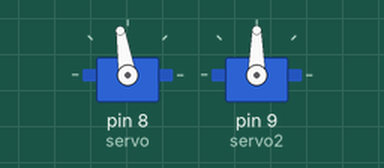
This sketch was run on a simulated Arduino Uno, built with avr-gcc and run on an emulated ATmega328P. Parts: 2 × servo.

Above: at 0.1 s.
Timing chart, 0 to 4.5 s (numbered marks = the images above):
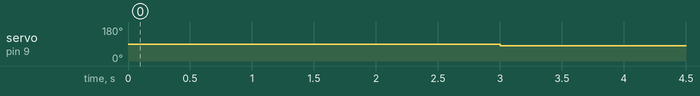

Measured:
- by itself, servo on pin 9 (servo2): 90° → 80° at 3.0 s

The sketch:

Iteration_6.ino
```cpp
#include <Servo.h>

Servo servo;
Servo servo2;

#define S0 2
#define S1 3
#define S2 4
#define S3 5
#define sensorOut 6
int frequency = 0;
int color=0;

int funnel = 99;
int hole = 10;
int colour = 48;

int straightLine = 52;
int woodBox = 80;

void setup() {
  // put your setup code here, to run once:
  servo.attach(8);
  servo2.attach(9);
  servo.write(funnel);

  pinMode(S0, OUTPUT);
  pinMode(S1, OUTPUT);
  pinMode(S2, OUTPUT);
  pinMode(S3, OUTPUT);
  pinMode(sensorOut, INPUT);
  // Setting frequency-scaling to 20%
  digitalWrite(S0, HIGH);
  digitalWrite(S1, LOW);

  Serial.begin(9600);

}

void loop() {
  // put your main code here, to run repeatedly:

  //servo.write(funnel);
  //servo.write(170);
  delay(3000);

  servo2.write(woodBox);
  //servo.write(170);
  delay(3000);

  /*servo.write(hole);
  delay(1000);
  servo.write(funnel);
  delay(1000);*/


  /*for (int i = funnel; i >= colour; i--) {
    servo.write(i);
    delay(20);
  }
  delay(3000);*/


  /*for (int i = 0; i < 20; i++) {
    // Setting red filtered photodiodes to be read
    digitalWrite(S2, LOW);
    digitalWrite(S3, LOW);
    // Reading the output frequency
    frequency = pulseIn(sensorOut, LOW);
    int R = frequency;
    // Printing the value on the serial monitor
    Serial.print("R= ");//printing name
    Serial.print(frequency);//printing RED color frequency
    Serial.print("  ");
    delay(10);

    // Setting Green filtered photodiodes to be read
    digitalWrite(S2, HIGH);
    digitalWrite(S3, HIGH);
    // Reading the output frequency
    frequency = pulseIn(sensorOut, LOW);
    int G = frequency;
    // Printing the value on the serial monitor
    Serial.print("G= ");//printing name
    Serial.print(frequency);//printing GREEN color frequency
    Serial.print("  ");
    delay(10);

    // Setting Blue filtered photodiodes to be read
    digitalWrite(S2, LOW);
    digitalWrite(S3, HIGH);
    // Reading the output frequency
    frequency = pulseIn(sensorOut, LOW);
    int B = frequency;
    // Printing the value on the serial monitor
    Serial.print("B= ");//printing name
    Serial.print(frequency);//printing BLUE color frequency
    Serial.println("  ");
    delay(10);
  }*/


  /*for (int i = colour; i >= hole; i--) {
    servo.write(i);
    delay(20);
  }
  for (int i = hole; i <= funnel; i++) {
    servo.write(i);
    delay(20);
  }*/


}

/*int readColor() {
  // Setting red filtered photodiodes to be read
  digitalWrite(S2, LOW);
  digitalWrite(S3, LOW);
  // Reading the output frequency
  frequency = pulseIn(sensorOut, LOW);
  int R = frequency;
  // Printing the value on the serial monitor
  Serial.print("R= ");//printing name
  Serial.print(frequency);//printing RED color frequency
  Serial.print("  ");
  delay(50);

  // Setting Green filtered photodiodes to be read
  digitalWrite(S2, HIGH);
  digitalWrite(S3, HIGH);
  // Reading the output frequency
  frequency = pulseIn(sensorOut, LOW);
  int G = frequency;
  // Printing the value on the serial monitor
  Serial.print("G= ");//printing name
  Serial.print(frequency);//printing GREEN color frequency
  Serial.print("  ");
  delay(50);

  // Setting Blue filtered photodiodes to be read
  digitalWrite(S2, LOW);
  digitalWrite(S3, HIGH);
  // Reading the output frequency
  frequency = pulseIn(sensorOut, LOW);
  int B = frequency;
  // Printing the value on the serial monitor
  Serial.print("B= ");//printing name
  Serial.print(frequency);//printing BLUE color frequency
  Serial.println("  ");
  delay(50);

  return 0;
}*/
```
